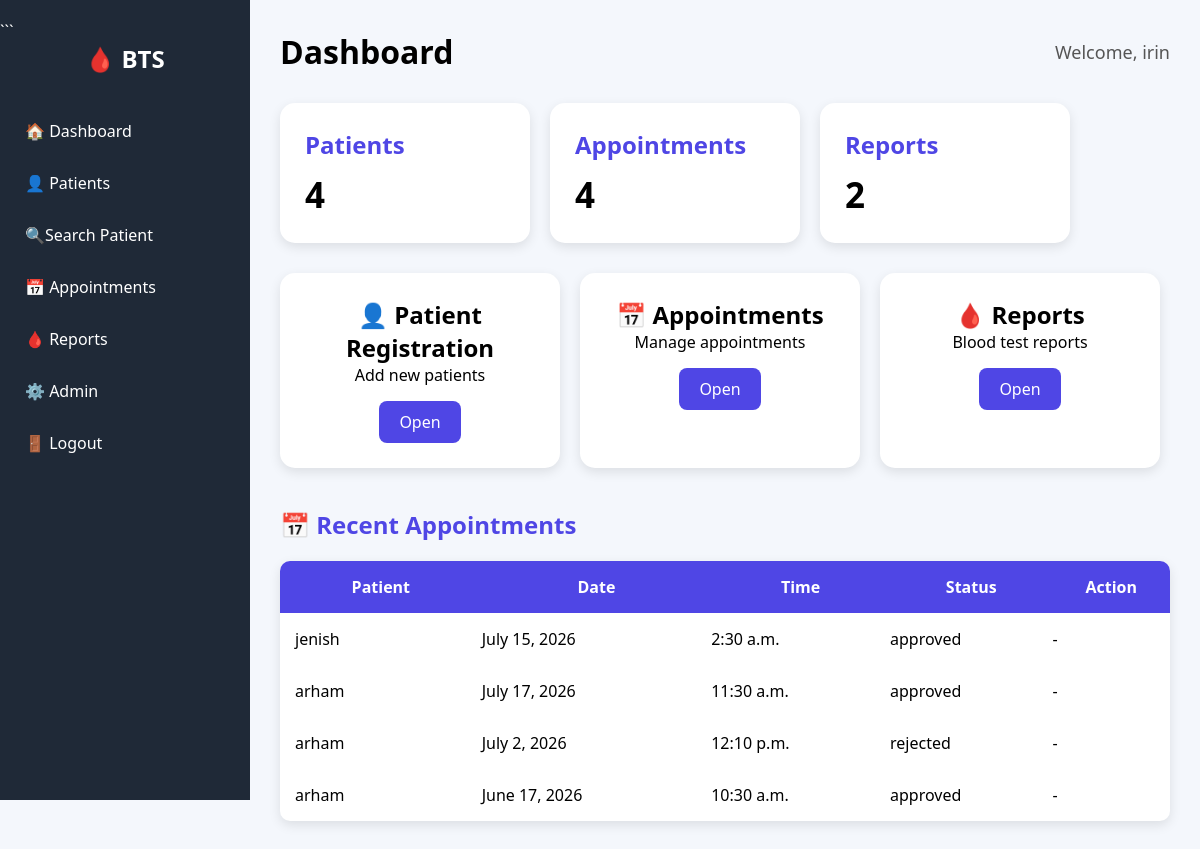
/admin-dashboard/ (signed in), run on the app's committed database.
### patient/models.py (models this page shows, shortened)
class Appointment(models.Model):
    STATUS_CHOICES = [
        ('pending', 'Pending'),
        ('approved', 'Approved'),
        ('rejected', 'Rejected'),
    ]
    patient = models.ForeignKey(Patient, on_delete=models.CASCADE, null=True, blank=True)
    date = models.DateField(null=True, blank=True)
    time = models.TimeField(null=True, blank=True)
    reason = models.TextField(default='')
    status = models.CharField(max_length=10, choices=STATUS_CHOICES, default='pending')
    created_at = models.DateTimeField(auto_now_add=True)

class Patient(models.Model):
    GENDER_CHOICES = [
        ('M', 'Male'),
        ('F', 'Female'),
        ('O', 'Other'),
    ]
    user = models.OneToOneField(User, on_delete=models.CASCADE, null=True, blank=True)
    name = models.CharField(max_length=100)
    email = models.EmailField(unique=True)
    age = models.PositiveIntegerField()
    gender = models.CharField(max_length=1, choices=GENDER_CHOICES)
    contact = models.CharField(max_length=15)
    created_at = models.DateTimeField(auto_now_add=True)

### patient/views.py (the view)
# urls.py: path('admin-dashboard/', views.dashboard, name='dashboard'),
@login_required
@user_passes_test(is_admin)
def dashboard(request):
    context = {
        "patient_count": Patient.objects.count(),
        "appointment_count": Appointment.objects.count(),
        "report_count": TestReport.objects.count(),
        "recent_appointments": Appointment.objects.all().order_by("-created_at")[:5],
        "recent_reports": TestReport.objects.all().order_by("-created_at")[:5],
    }
    return render(request, "dashboard.html", context)

### patient/views.py (called while the page is built)
def is_admin(user):
    return user.is_authenticated and user.is_staff

### patient/templates/dashboard.html (shortened to what this page needs)
<!DOCTYPE html>
<html>
<head>
</head>
<body>
<div class="sidebar">
```
<div class="logo">
    🩸 BTS
</div>
<a href="/dashboard/">🏠 Dashboard</a>
<a href="/register/">👤 Patients</a>
<a href="{% url 'search_patient' %}">🔍Search Patient</a>
<a href="/appointment/">📅 Appointments</a>
<a href="/report/">🩸 Reports</a>
<a href="/admin/">⚙️ Admin</a>
<a href="/logout/">🚪 Logout</a>
</div>
<div class="main">
<div class="header">
    <div>
        <h1>Dashboard</h1>
    </div>
    <div class="username">
        Welcome, {{ request.user.username }}
    </div>
</div>
<div class="stats">
    <div class="stat-card">
        <h2>Patients</h2>
        <div class="number">{{ patient_count }}</div>
    </div>
    <div class="stat-card">
        <h2>Appointments</h2>
        <div class="number">{{ appointment_count }}</div>
    </div>
    <div class="stat-card">
        <h2>Reports</h2>
        <div class="number">{{ report_count }}</div>
    </div>
</div>
<div class="cards">
    <div class="card">
        <h2>👤 Patient Registration</h2>
        <p>Add new patients</p>
        <a href="/register/" class="btn">Open</a>
    </div>
    <div class="card">
        <h2>📅 Appointments</h2>
        <p>Manage appointments</p>
        <a href="/appointment/" class="btn">Open</a>
    </div>
    <div class="card">
        <h2>🩸 Reports</h2>
        <p>Blood test reports</p>
        <a href="/report/" class="btn">Open</a>
    </div>
</div>
<div style="margin-top:40px;">
<h2 style="margin-bottom:20px;color:#4f46e5;">
📅 Recent Appointments
</h2>
<table style="width:100%;background:white;border-radius:10px;border-collapse:collapse;box-shadow:0 4px 12px rgba(0,0,0,.1);overflow:hidden;">
<tr style="background:#4f46e5;color:white;">
    <th style="padding:15px;">Patient</th>
    <th>Date</th>
    <th>Time</th>
    <th>Status</th>
    <th>Action</th>
</tr>
{% for appointment in recent_appointments %}
<tr>
<td style="padding:15px;">
{{ appointment.patient.name }}
</td>
<td>{{ appointment.date }}</td>
<td>{{ appointment.time }}</td>
<td>{{ appointment.status }}</td>
<td>
{% if appointment.status == "pending" %}
<a href="/approve/{{ appointment.id }}/"
style="
background:green;
color:white;
padding:8px 12px;
text-decoration:none;
border-radius:6px;
margin-right:5px;">
Approve
</a>
<a href="/reject/{{ appointment.id }}/"
style="
background:red;
color:white;
padding:8px 12px;
text-decoration:none;
border-radius:6px;">
Reject
</a>
{% else %}
-
{% endif %}
</td>
</tr>
{% empty %}
<tr>
<td colspan="5" style="padding:20px;text-align:center;">
No Appointments Found
</td>
</tr>
{% endfor %}
</table>
</div>
</div>
</body>
</html>

### patient/templates/dashboard.html (style rules this page uses)
* { margin:0; padding:0; box-sizing:border-box; font-family:Segoe UI, sans-serif; }
body { display:flex; background:#f4f7fc; }
.sidebar { width:250px; height:100vh; background:#1f2937; color:white; position:fixed; padding-top:20px; }
.logo { text-align:center; font-size:24px; font-weight:bold; margin-bottom:30px; }
.sidebar a { display:block; color:white; text-decoration:none; padding:15px 25px; transition:0.3s; }
.main { margin-left:250px; width:100%; padding:30px; }
.header { display:flex; justify-content:space-between; align-items:center; margin-bottom:30px; }
.username { font-size:18px; color:#555; }
.stats { display:flex; gap:20px; flex-wrap:wrap; }
.stat-card { background:white; width:250px; padding:25px; border-radius:15px; box-shadow:0 4px 12px rgba(0,0,0,0.1); }
.stat-card h2 { color:#4f46e5; margin-bottom:10px; }
.number { font-size:35px; font-weight:bold; }
.cards { margin-top:30px; display:flex; gap:20px; flex-wrap:wrap; }
.card { background:white; width:280px; padding:25px; border-radius:15px; text-align:center; box-shadow:0 4px 12px rgba(0,0,0,0.1); transition:0.3s; }
.btn { display:inline-block; margin-top:15px; padding:10px 20px; background:#4f46e5; color:white; text-decoration:none; border-radius:8px; }

### data on the page
Appointment: patient.name "jenish", date "July 15, 2026", time "2:30 a.m.", status "approved"
Appointment: patient.name "arham", date "July 17, 2026", time "11:30 a.m.", status "approved"
Appointment: patient.name "arham", date "July 2, 2026", time "12:10 p.m.", status "rejected"
Appointment: patient.name "arham", date "June 17, 2026", time "10:30 a.m.", status "approved"

### other printed values
{{ request.user.username }} "irin"
{{ patient_count }} "4"
{{ appointment_count }} "4"
{{ report_count }} "2"
